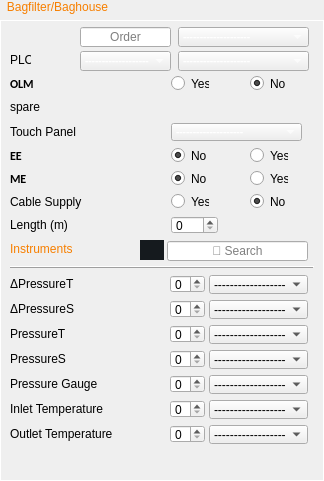
  <widget class="QGroupBox" name="baghouse_gbox">
   <property name="geometry">
    <rect>
     <x>10</x>
     <y>10</y>
     <width>324</width>
     <height>481</height>
    </rect>
   </property>
   <property name="styleSheet">
    <string notr="true">QGroupBox {
    border: 1px solid #ffffff;
    margin-top: 20px;
}
QGroupBox::title {
	color: #F77F00 ;
    subcontrol-origin: margin;
    left: 2px;
    padding: 0 3px;
    font-weight: bold;
	font-size: 13px;
}
</string>
   </property>
   <property name="title">
    <string>Bagfilter/Baghouse</string>
   </property>
   <widget class="QLabel" name="label_5">
    <property name="geometry">
     <rect>
      <x>10</x>
      <y>147</y>
      <width>16</width>
      <height>17</height>
     </rect>
    </property>
    <property name="font">
     <font>
      <family>Calibri</family>
      <weight>75</weight>
      <bold>true</bold>
     </font>
    </property>
    <property name="styleSheet">
     <string notr="true"/>
    </property>
    <property name="text">
     <string>EE</string>
    </property>
   </widget>
   <widget class="QLabel" name="label_7">
    <property name="geometry">
     <rect>
      <x>10</x>
      <y>193</y>
      <width>74</width>
      <height>17</height>
     </rect>
    </property>
    <property name="styleSheet">
     <string notr="true"/>
    </property>
    <property name="text">
     <string>Cable Supply</string>
    </property>
   </widget>
   <widget class="QComboBox" name="electro_motor_type_cbox_3">
    <property name="geometry">
     <rect>
      <x>209</x>
      <y>300</y>
      <width>99</width>
      <height>19</height>
     </rect>
    </property>
    <item>
     <property name="text">
      <string>--------------------</string>
     </property>
    </item>
    <item>
     <property name="text">
      <string>DBL</string>
     </property>
    </item>
    <item>
     <property name="text">
      <string>Danfoss</string>
     </property>
    </item>
   </widget>
   <widget class="QComboBox" name="electro_motor_type_cbox_4">
    <property name="geometry">
     <rect>
      <x>209</x>
      <y>325</y>
      <width>99</width>
      <height>19</height>
     </rect>
    </property>
    <item>
     <property name="text">
      <string>--------------------</string>
     </property>
    </item>
    <item>
     <property name="text">
      <string>DBL</string>
     </property>
    </item>
    <item>
     <property name="text">
      <string>Danfoss</string>
     </property>
    </item>
   </widget>
   <widget class="QComboBox" name="electro_motor_type_cbox_5">
    <property name="geometry">
     <rect>
      <x>209</x>
      <y>350</y>
      <width>99</width>
      <height>19</height>
     </rect>
    </property>
    <item>
     <property name="text">
      <string>--------------------</string>
     </property>
    </item>
    <item>
     <property name="text">
      <string>DBL</string>
     </property>
    </item>
    <item>
     <property name="text">
      <string>Danfoss</string>
     </property>
    </item>
   </widget>
   <widget class="QLabel" name="label_11">
    <property name="geometry">
     <rect>
      <x>10</x>
      <y>350</y>
      <width>58</width>
      <height>17</height>
     </rect>
    </property>
    <property name="styleSheet">
     <string notr="true"/>
    </property>
    <property name="text">
     <string>PressureS</string>
    </property>
   </widget>
   <widget class="QComboBox" name="electro_motor_type_cbox_6">
    <property name="geometry">
     <rect>
      <x>209</x>
      <y>375</y>
      <width>99</width>
      <height>19</height>
     </rect>
    </property>
    <item>
     <property name="text">
      <string>--------------------</string>
     </property>
    </item>
    <item>
     <property name="text">
      <string>DBL</string>
     </property>
    </item>
    <item>
     <property name="text">
      <string>Danfoss</string>
     </property>
    </item>
   </widget>
   <widget class="QLabel" name="label_12">
    <property name="geometry">
     <rect>
      <x>10</x>
      <y>375</y>
      <width>92</width>
      <height>17</height>
     </rect>
    </property>
    <property name="styleSheet">
     <string notr="true"/>
    </property>
    <property name="text">
     <string>Pressure Gauge</string>
    </property>
   </widget>
   <widget class="QComboBox" name="electro_motor_type_cbox_7">
    <property name="geometry">
     <rect>
      <x>209</x>
      <y>400</y>
      <width>99</width>
      <height>19</height>
     </rect>
    </property>
    <item>
     <property name="text">
      <string>--------------------</string>
     </property>
    </item>
    <item>
     <property name="text">
      <string>DBL</string>
     </property>
    </item>
    <item>
     <property name="text">
      <string>Danfoss</string>
     </property>
    </item>
   </widget>
   <widget class="QLabel" name="label_13">
    <property name="geometry">
     <rect>
      <x>10</x>
      <y>400</y>
      <width>106</width>
      <height>17</height>
     </rect>
    </property>
    <property name="styleSheet">
     <string notr="true"/>
    </property>
    <property name="text">
     <string>Inlet Temperature</string>
    </property>
   </widget>
   <widget class="QComboBox" name="electro_motor_type_cbox_8">
    <property name="geometry">
     <rect>
      <x>209</x>
      <y>425</y>
      <width>99</width>
      <height>19</height>
     </rect>
    </property>
    <item>
     <property name="text">
      <string>--------------------</string>
     </property>
    </item>
    <item>
     <property name="text">
      <string>DBL</string>
     </property>
    </item>
    <item>
     <property name="text">
      <string>Danfoss</string>
     </property>
    </item>
   </widget>
   <widget class="QLabel" name="label_14">
    <property name="geometry">
     <rect>
      <x>10</x>
      <y>425</y>
      <width>116</width>
      <height>17</height>
     </rect>
    </property>
    <property name="styleSheet">
     <string notr="true"/>
    </property>
    <property name="text">
     <string>Outlet Temperature</string>
    </property>
   </widget>
   <widget class="QSpinBox" name="spinBox">
    <property name="geometry">
     <rect>
      <x>170</x>
      <y>300</y>
      <width>35</width>
      <height>18</height>
     </rect>
    </property>
    <property name="minimum">
     <number>0</number>
    </property>
    <property name="value">
     <number>0</number>
    </property>
    <property name="displayIntegerBase">
     <number>10</number>
    </property>
   </widget>
   <widget class="QSpinBox" name="spinBox_2">
    <property name="geometry">
     <rect>
      <x>170</x>
      <y>325</y>
      <width>35</width>
      <height>18</height>
     </rect>
    </property>
    <property name="minimum">
     <number>0</number>
    </property>
    <property name="value">
     <number>0</number>
    </property>
   </widget>
   <widget class="QSpinBox" name="spinBox_3">
    <property name="geometry">
     <rect>
      <x>170</x>
      <y>350</y>
      <width>35</width>
      <height>18</height>
     </rect>
    </property>
    <property name="minimum">
     <number>0</number>
    </property>
    <property name="value">
     <number>0</number>
    </property>
   </widget>
   <widget class="QSpinBox" name="spinBox_4">
    <property name="geometry">
     <rect>
      <x>170</x>
      <y>375</y>
      <width>35</width>
      <height>18</height>
     </rect>
    </property>
    <property name="minimum">
     <number>0</number>
    </property>
    <property name="value">
     <number>0</number>
    </property>
   </widget>
   <widget class="QSpinBox" name="spinBox_5">
    <property name="geometry">
     <rect>
      <x>170</x>
      <y>425</y>
      <width>35</width>
      <height>18</height>
     </rect>
    </property>
    <property name="minimum">
     <number>0</number>
    </property>
    <property name="value">
     <number>0</number>
    </property>
   </widget>
   <widget class="QSpinBox" name="spinBox_6">
    <property name="geometry">
     <rect>
      <x>170</x>
      <y>400</y>
      <width>35</width>
      <height>18</height>
     </rect>
    </property>
    <property name="minimum">
     <number>0</number>
    </property>
    <property name="value">
     <number>0</number>
    </property>
   </widget>
   <widget class="QFrame" name="frame_2">
    <property name="geometry">
     <rect>
      <x>10</x>
      <y>266</y>
      <width>304</width>
      <height>3</height>
     </rect>
    </property>
    <property name="styleSheet">
     <string notr="true"/>
    </property>
    <property name="frameShape">
     <enum>QFrame::HLine</enum>
    </property>
    <property name="frameShadow">
     <enum>QFrame::Raised</enum>
    </property>
   </widget>
   <widget class="QLabel" name="label_27">
    <property name="geometry">
     <rect>
      <x>10</x>
      <y>240</y>
      <width>73</width>
      <height>17</height>
     </rect>
    </property>
    <property name="styleSheet">
     <string notr="true">color: rgb(247, 127, 0);</string>
    </property>
    <property name="text">
     <string>Instruments</string>
    </property>
   </widget>
   <widget class="QLabel" name="label_4">
    <property name="geometry">
     <rect>
      <x>10</x>
      <y>123</y>
      <width>71</width>
      <height>17</height>
     </rect>
    </property>
    <property name="styleSheet">
     <string notr="true"/>
    </property>
    <property name="text">
     <string>Touch Panel</string>
    </property>
   </widget>
   <widget class="QLabel" name="label_3">
    <property name="geometry">
     <rect>
      <x>10</x>
      <y>75</y>
      <width>27</width>
      <height>17</height>
     </rect>
    </property>
    <property name="font">
     <font>
      <family>Calibri</family>
      <weight>75</weight>
      <bold>true</bold>
     </font>
    </property>
    <property name="styleSheet">
     <string notr="true"/>
    </property>
    <property name="text">
     <string>OLM</string>
    </property>
   </widget>
   <widget class="QComboBox" name="electro_motor_type_cbox_9">
    <property name="geometry">
     <rect>
      <x>209</x>
      <y>275</y>
      <width>99</width>
      <height>19</height>
     </rect>
    </property>
    <item>
     <property name="text">
      <string>--------------------</string>
     </property>
    </item>
    <item>
     <property name="text">
      <string>DBL</string>
     </property>
    </item>
    <item>
     <property name="text">
      <string>Danfoss</string>
     </property>
    </item>
   </widget>
   <widget class="QLabel" name="label_10">
    <property name="geometry">
     <rect>
      <x>10</x>
      <y>325</y>
      <width>58</width>
      <height>17</height>
     </rect>
    </property>
    <property name="styleSheet">
     <string notr="true"/>
    </property>
    <property name="text">
     <string>PressureT</string>
    </property>
   </widget>
   <widget class="QSpinBox" name="spinBox_9">
    <property name="geometry">
     <rect>
      <x>170</x>
      <y>275</y>
      <width>35</width>
      <height>18</height>
     </rect>
    </property>
    <property name="minimum">
     <number>0</number>
    </property>
    <property name="value">
     <number>0</number>
    </property>
   </widget>
   <widget class="QLabel" name="label_8">
    <property name="geometry">
     <rect>
      <x>10</x>
      <y>275</y>
      <width>66</width>
      <height>17</height>
     </rect>
    </property>
    <property name="styleSheet">
     <string notr="true"/>
    </property>
    <property name="text">
     <string>ΔPressureT</string>
    </property>
   </widget>
   <widget class="QLabel" name="label_9">
    <property name="geometry">
     <rect>
      <x>10</x>
      <y>300</y>
      <width>66</width>
      <height>17</height>
     </rect>
    </property>
    <property name="styleSheet">
     <string notr="true"/>
    </property>
    <property name="text">
     <string>ΔPressureS</string>
    </property>
   </widget>
   <widget class="QLabel" name="label_6">
    <property name="geometry">
     <rect>
      <x>10</x>
      <y>170</y>
      <width>19</width>
      <height>17</height>
     </rect>
    </property>
    <property name="font">
     <font>
      <family>Calibri</family>
      <weight>75</weight>
      <bold>true</bold>
     </font>
    </property>
    <property name="styleSheet">
     <string notr="true"/>
    </property>
    <property name="text">
     <string>ME</string>
    </property>
   </widget>
   <widget class="QLabel" name="label_41">
    <property name="geometry">
     <rect>
      <x>10</x>
      <y>216</y>
      <width>63</width>
      <height>17</height>
     </rect>
    </property>
    <property name="styleSheet">
     <string notr="true"/>
    </property>
    <property name="text">
     <string>Length (m)</string>
    </property>
   </widget>
   <widget class="QPushButton" name="screw2_add_btn_2">
    <property name="geometry">
     <rect>
      <x>140</x>
      <y>240</y>
      <width>24</width>
      <height>20</height>
     </rect>
    </property>
    <property name="styleSheet">
     <string notr="true">QPushButton{
    border: none;
	color: #d3dae3;
	background-color: #151a1e;
}
QPushButton::default{
    border: none;
	color: #FFFFFF;
	background-color: #151a1e;;
}
QPushButton:hover{
    border: none;
	color: #d3dae3;
	background-color: #1c1f1f;
}
QPushButton:pressed{
    border: none;
	color: #d3dae3;
	background-color: #2c2f2f;
}</string>
    </property>
    <property name="text">
     <string/>
    </property>
    <property name="icon">
     <iconset>
      <normaloff>../assets/plus.png</normaloff>../assets/plus.png</iconset>
    </property>
   </widget>
   <widget class="QLineEdit" name="bagfilter_order_2">
    <property name="geometry">
     <rect>
      <x>167</x>
      <y>241</y>
      <width>141</width>
      <height>20</height>
     </rect>
    </property>
    <property name="text">
     <string/>
    </property>
    <property name="alignment">
     <set>Qt::AlignCenter</set>
    </property>
    <property name="placeholderText">
     <string>🔎 Search</string>
    </property>
   </widget>
   <widget class="QLabel" name="label_54">
    <property name="geometry">
     <rect>
      <x>10</x>
      <y>98</y>
      <width>33</width>
      <height>17</height>
     </rect>
    </property>
    <property name="styleSheet">
     <string notr="true"/>
    </property>
    <property name="text">
     <string>spare</string>
    </property>
   </widget>
   <widget class="QLabel" name="label_2">
    <property name="geometry">
     <rect>
      <x>10</x>
      <y>51</y>
      <width>21</width>
      <height>17</height>
     </rect>
    </property>
    <property name="styleSheet">
     <string notr="true"/>
    </property>
    <property name="text">
     <string>PLC</string>
    </property>
   </widget>
   <widget class="QSpinBox" name="cable_dimension_spinbox">
    <property name="geometry">
     <rect>
      <x>171</x>
      <y>216</y>
      <width>47</width>
      <height>18</height>
     </rect>
    </property>
    <property name="minimum">
     <number>0</number>
    </property>
    <property name="maximum">
     <number>9999</number>
    </property>
    <property name="value">
     <number>0</number>
    </property>
    <property name="displayIntegerBase">
     <number>10</number>
    </property>
   </widget>
   <widget class="QRadioButton" name="cable_supply_radiobtn_yes">
    <property name="geometry">
     <rect>
      <x>171</x>
      <y>193</y>
      <width>38</width>
      <height>17</height>
     </rect>
    </property>
    <property name="text">
     <string>Yes</string>
    </property>
    <property name="checked">
     <bool>false</bool>
    </property>
    <attribute name="buttonGroup">
     <string notr="true">cable_supply_radiobtn</string>
    </attribute>
   </widget>
   <widget class="QRadioButton" name="cable_supply_radiobtn_no">
    <property name="geometry">
     <rect>
      <x>250</x>
      <y>193</y>
      <width>36</width>
      <height>17</height>
     </rect>
    </property>
    <property name="text">
     <string>No</string>
    </property>
    <property name="checked">
     <bool>true</bool>
    </property>
    <attribute name="buttonGroup">
     <string notr="true">cable_supply_radiobtn</string>
    </attribute>
   </widget>
   <widget class="QRadioButton" name="electrical_material_erection_radiobtn_no">
    <property name="geometry">
     <rect>
      <x>171</x>
      <y>170</y>
      <width>36</width>
      <height>17</height>
     </rect>
    </property>
    <property name="text">
     <string>No</string>
    </property>
    <property name="checked">
     <bool>true</bool>
    </property>
    <attribute name="buttonGroup">
     <string notr="true">electrical_material_erection_radiobtn</string>
    </attribute>
   </widget>
   <widget class="QRadioButton" name="electrical_material_erection_radiobtn_yes">
    <property name="geometry">
     <rect>
      <x>250</x>
      <y>170</y>
      <width>38</width>
      <height>17</height>
     </rect>
    </property>
    <property name="text">
     <string>Yes</string>
    </property>
    <property name="checked">
     <bool>false</bool>
    </property>
    <attribute name="buttonGroup">
     <string notr="true">electrical_material_erection_radiobtn</string>
    </attribute>
   </widget>
   <widget class="QRadioButton" name="electrical_erection_radiobtn_no">
    <property name="geometry">
     <rect>
      <x>171</x>
      <y>147</y>
      <width>36</width>
      <height>17</height>
     </rect>
    </property>
    <property name="text">
     <string>No</string>
    </property>
    <property name="checked">
     <bool>true</bool>
    </property>
    <attribute name="buttonGroup">
     <string notr="true">electrical_erection_radiobtn</string>
    </attribute>
   </widget>
   <widget class="QRadioButton" name="electrical_erection_radiobtn_yes">
    <property name="geometry">
     <rect>
      <x>250</x>
      <y>147</y>
      <width>38</width>
      <height>17</height>
     </rect>
    </property>
    <property name="text">
     <string>Yes</string>
    </property>
    <property name="checked">
     <bool>false</bool>
    </property>
    <attribute name="buttonGroup">
     <string notr="true">electrical_erection_radiobtn</string>
    </attribute>
   </widget>
   <widget class="QComboBox" name="touch_panel_model">
    <property name="geometry">
     <rect>
      <x>171</x>
      <y>123</y>
      <width>131</width>
      <height>18</height>
     </rect>
    </property>
    <property name="styleSheet">
     <string notr="true">QComboBox{
	color: #ffffff;
    font-family: Calibri;
    font-weight: bold;
	font-size: 11px;
}

QComboBox:disabled{
    font-family: Calibri;
    font-weight: bold;
	font-size: 11px;
    background-color: #151a1e;
    color: #151a1e;  
}
</string>
    </property>
    <item>
     <property name="text">
      <string>--------------------</string>
     </property>
    </item>
    <item>
     <property name="text">
      <string>KTP700</string>
     </property>
    </item>
   </widget>
   <widget class="QRadioButton" name="olm_radiobtn_yes">
    <property name="geometry">
     <rect>
      <x>171</x>
      <y>75</y>
      <width>38</width>
      <height>17</height>
     </rect>
    </property>
    <property name="text">
     <string>Yes</string>
    </property>
    <property name="checked">
     <bool>false</bool>
    </property>
    <attribute name="buttonGroup">
     <string notr="true">olm_radiobtn</string>
    </attribute>
   </widget>
   <widget class="QRadioButton" name="olm_radiobtn_no">
    <property name="geometry">
     <rect>
      <x>250</x>
      <y>75</y>
      <width>36</width>
      <height>17</height>
     </rect>
    </property>
    <property name="text">
     <string>No</string>
    </property>
    <property name="checked">
     <bool>true</bool>
    </property>
    <attribute name="buttonGroup">
     <string notr="true">olm_radiobtn</string>
    </attribute>
   </widget>
   <widget class="QComboBox" name="plc_series">
    <property name="geometry">
     <rect>
      <x>80</x>
      <y>51</y>
      <width>91</width>
      <height>20</height>
     </rect>
    </property>
    <property name="styleSheet">
     <string notr="true">QComboBox{
	color: #ffffff;
    font-family: Calibri;
    font-weight: bold;
	font-size: 11px;
}

QComboBox:disabled{
    font-family: Calibri;
    font-weight: bold;
	font-size: 11px;
    background-color: #151a1e;
    color: #151a1e;  
}
</string>
    </property>
    <item>
     <property name="text">
      <string>--------------------</string>
     </property>
    </item>
    <item>
     <property name="text">
      <string>S7-300 Series</string>
     </property>
    </item>
    <item>
     <property name="text">
      <string>S7-1200 Series</string>
     </property>
    </item>
    <item>
     <property name="text">
      <string>LOGO!</string>
     </property>
    </item>
   </widget>
   <widget class="QComboBox" name="plc_protocol">
    <property name="geometry">
     <rect>
      <x>178</x>
      <y>51</y>
      <width>131</width>
      <height>20</height>
     </rect>
    </property>
    <property name="styleSheet">
     <string notr="true">QComboBox{
	color: #ffffff;
    font-family: Calibri;
    font-weight: bold;
	font-size: 11px;
}

QComboBox:disabled{
    font-family: Calibri;
    font-weight: bold;
	font-size: 11px;
    background-color: #151a1e;
    color: #151a1e;  
}
</string>
    </property>
    <item>
     <property name="text">
      <string>--------------------</string>
     </property>
    </item>
    <item>
     <property name="text">
      <string>PROFINET</string>
     </property>
    </item>
    <item>
     <property name="text">
      <string>PROFIBUS</string>
     </property>
    </item>
    <item>
     <property name="text">
      <string>Hard Wire</string>
     </property>
    </item>
   </widget>
   <widget class="QComboBox" name="bagfilter_type">
    <property name="geometry">
     <rect>
      <x>178</x>
      <y>27</y>
      <width>131</width>
      <height>20</height>
     </rect>
    </property>
    <property name="styleSheet">
     <string notr="true">QComboBox{
	color: #ffffff;
    font-family: Calibri;
    font-weight: bold;
	font-size: 11px;
}

QComboBox:disabled{
    font-family: Calibri;
    font-weight: bold;
	font-size: 11px;
    background-color: #151a1e;
    color: #151a1e;  
}
</string>
    </property>
    <property name="sizeAdjustPolicy">
     <enum>QComboBox::AdjustToContentsOnFirstShow</enum>
    </property>
    <item>
     <property name="text">
      <string>--------------------</string>
     </property>
    </item>
    <item>
     <property name="text">
      <string>Griin/China</string>
     </property>
    </item>
    <item>
     <property name="text">
      <string>BETH</string>
     </property>
    </item>
    <item>
     <property name="text">
      <string>AP-Zoloution</string>
     </property>
    </item>
   </widget>
   <widget class="QLineEdit" name="bagfilter_order">
    <property name="geometry">
     <rect>
      <x>80</x>
      <y>27</y>
      <width>91</width>
      <height>20</height>
     </rect>
    </property>
    <property name="text">
     <string/>
    </property>
    <property name="alignment">
     <set>Qt::AlignCenter</set>
    </property>
    <property name="placeholderText">
     <string>Order</string>
    </property>
   </widget>
  </widget>
